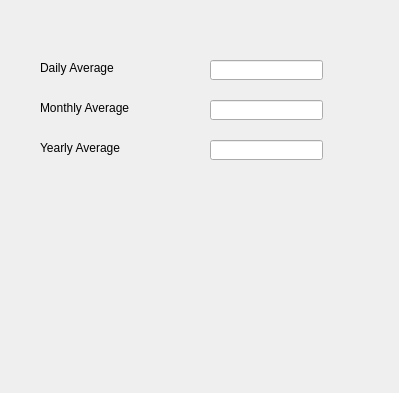
<?xml version="1.0" encoding="UTF-8"?>
<ui version="4.0">
 <class>Dialog</class>
 <widget class="QDialog" name="Dialog">
  <property name="geometry">
   <rect>
    <x>0</x>
    <y>0</y>
    <width>399</width>
    <height>393</height>
   </rect>
  </property>
  <property name="windowTitle">
   <string>Dialog</string>
  </property>
  <widget class="QLineEdit" name="dailyLine">
   <property name="geometry">
    <rect>
     <x>210</x>
     <y>60</y>
     <width>113</width>
     <height>20</height>
    </rect>
   </property>
   <property name="readOnly">
    <bool>true</bool>
   </property>
  </widget>
  <widget class="QLabel" name="yearly_label">
   <property name="geometry">
    <rect>
     <x>40</x>
     <y>140</y>
     <width>101</width>
     <height>16</height>
    </rect>
   </property>
   <property name="text">
    <string>Yearly Average</string>
   </property>
  </widget>
  <widget class="QLabel" name="monthly_label">
   <property name="geometry">
    <rect>
     <x>40</x>
     <y>100</y>
     <width>111</width>
     <height>16</height>
    </rect>
   </property>
   <property name="text">
    <string>Monthly Average</string>
   </property>
  </widget>
  <widget class="QLineEdit" name="monthlyLine">
   <property name="geometry">
    <rect>
     <x>210</x>
     <y>100</y>
     <width>113</width>
     <height>20</height>
    </rect>
   </property>
   <property name="readOnly">
    <bool>true</bool>
   </property>
  </widget>
  <widget class="QLabel" name="daily_label">
   <property name="geometry">
    <rect>
     <x>40</x>
     <y>60</y>
     <width>111</width>
     <height>16</height>
    </rect>
   </property>
   <property name="text">
    <string>Daily Average</string>
   </property>
  </widget>
  <widget class="QLineEdit" name="yearlyLine">
   <property name="geometry">
    <rect>
     <x>210</x>
     <y>140</y>
     <width>113</width>
     <height>20</height>
    </rect>
   </property>
   <property name="readOnly">
    <bool>true</bool>
   </property>
  </widget>
 </widget>
 <resources/>
 <connections/>
</ui>
